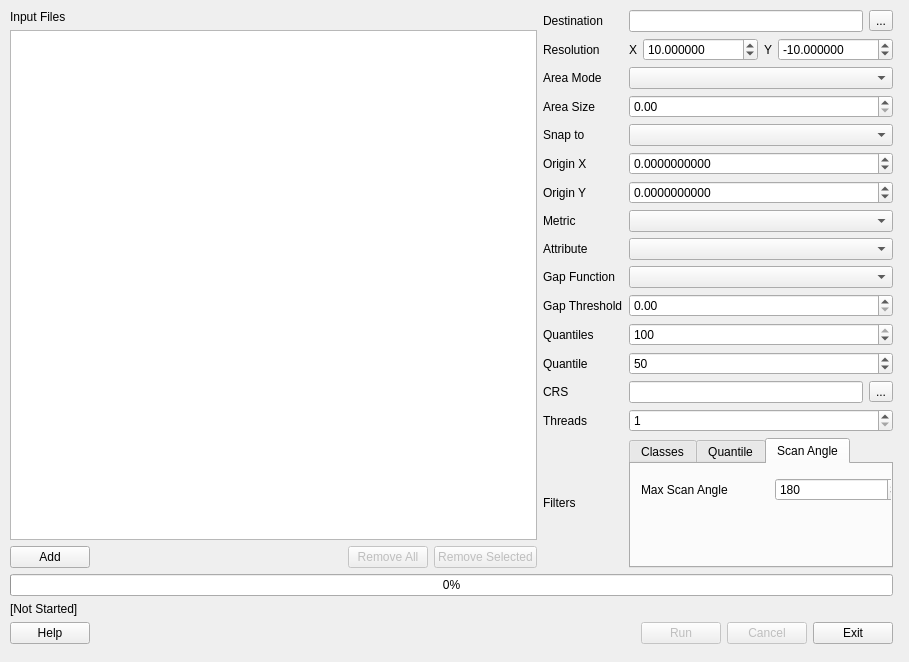
<?xml version="1.0" encoding="UTF-8"?>
<ui version="4.0">
 <class>PointStatsForm</class>
 <widget class="QWidget" name="PointStatsForm">
  <property name="geometry">
   <rect>
    <x>0</x>
    <y>0</y>
    <width>909</width>
    <height>662</height>
   </rect>
  </property>
  <property name="windowTitle">
   <string>Point Statistics</string>
  </property>
  <widget class="QWidget" name="gridLayoutWidget_3">
   <property name="geometry">
    <rect>
     <x>10</x>
     <y>10</y>
     <width>883</width>
     <height>634</height>
    </rect>
   </property>
   <layout class="QGridLayout" name="gridLayout_4">
    <item row="2" column="0" colspan="2">
     <widget class="QProgressBar" name="prgOverall">
      <property name="value">
       <number>0</number>
      </property>
     </widget>
    </item>
    <item row="4" column="0" colspan="2">
     <layout class="QHBoxLayout" name="horizontalLayout_4" stretch="0,0,0,0,0">
      <item>
       <widget class="QPushButton" name="btnHelp">
        <property name="text">
         <string>Help</string>
        </property>
       </widget>
      </item>
      <item>
       <spacer name="horizontalSpacer">
        <property name="orientation">
         <enum>Qt::Horizontal</enum>
        </property>
        <property name="sizeHint" stdset="0">
         <size>
          <width>40</width>
          <height>20</height>
         </size>
        </property>
       </spacer>
      </item>
      <item>
       <widget class="QPushButton" name="btnRun">
        <property name="enabled">
         <bool>false</bool>
        </property>
        <property name="text">
         <string>Run</string>
        </property>
       </widget>
      </item>
      <item>
       <widget class="QPushButton" name="btnCancel">
        <property name="enabled">
         <bool>false</bool>
        </property>
        <property name="text">
         <string>Cancel</string>
        </property>
       </widget>
      </item>
      <item>
       <widget class="QPushButton" name="btnExit">
        <property name="text">
         <string>Exit</string>
        </property>
       </widget>
      </item>
     </layout>
    </item>
    <item row="3" column="0" colspan="2">
     <widget class="QLabel" name="lblStatus">
      <property name="text">
       <string>[Not Started]</string>
      </property>
     </widget>
    </item>
    <item row="0" column="0">
     <layout class="QGridLayout" name="gridLayout_3">
      <item row="1" column="0">
       <widget class="QListWidget" name="lstFiles">
        <property name="selectionMode">
         <enum>QAbstractItemView::ContiguousSelection</enum>
        </property>
       </widget>
      </item>
      <item row="0" column="0">
       <widget class="QLabel" name="label_5">
        <property name="text">
         <string>Input Files</string>
        </property>
       </widget>
      </item>
      <item row="2" column="0">
       <layout class="QHBoxLayout" name="horizontalLayout_9">
        <item>
         <widget class="QPushButton" name="btnAddFiles">
          <property name="text">
           <string>Add</string>
          </property>
         </widget>
        </item>
        <item>
         <spacer name="horizontalSpacer_3">
          <property name="orientation">
           <enum>Qt::Horizontal</enum>
          </property>
          <property name="sizeHint" stdset="0">
           <size>
            <width>40</width>
            <height>20</height>
           </size>
          </property>
         </spacer>
        </item>
        <item>
         <widget class="QPushButton" name="btnRemoveAllFiles">
          <property name="enabled">
           <bool>false</bool>
          </property>
          <property name="text">
           <string>Remove All</string>
          </property>
         </widget>
        </item>
        <item>
         <widget class="QPushButton" name="btnRemoveSelectedFiles">
          <property name="enabled">
           <bool>false</bool>
          </property>
          <property name="text">
           <string>Remove Selected</string>
          </property>
         </widget>
        </item>
       </layout>
      </item>
     </layout>
    </item>
    <item row="0" column="1">
     <layout class="QGridLayout" name="gridLayout">
      <item row="0" column="0">
       <widget class="QLabel" name="lblDestFile">
        <property name="text">
         <string>Destination</string>
        </property>
       </widget>
      </item>
      <item row="0" column="1" colspan="2">
       <widget class="QLineEdit" name="txtDestFile"/>
      </item>
      <item row="0" column="3">
       <widget class="QToolButton" name="btnDestFile">
        <property name="text">
         <string>...</string>
        </property>
       </widget>
      </item>
      <item row="1" column="0">
       <widget class="QLabel" name="lblResolution">
        <property name="text">
         <string>Resolution</string>
        </property>
       </widget>
      </item>
      <item row="1" column="1" colspan="3">
       <layout class="QHBoxLayout" name="horizontalLayout_2">
        <item>
         <widget class="QLabel" name="label_3">
          <property name="sizePolicy">
           <sizepolicy hsizetype="Fixed" vsizetype="Preferred">
            <horstretch>0</horstretch>
            <verstretch>0</verstretch>
           </sizepolicy>
          </property>
          <property name="text">
           <string>X</string>
          </property>
         </widget>
        </item>
        <item>
         <widget class="QDoubleSpinBox" name="spnResolutionX">
          <property name="decimals">
           <number>6</number>
          </property>
          <property name="minimum">
           <double>-100000.000000000000000</double>
          </property>
          <property name="maximum">
           <double>100000.000000000000000</double>
          </property>
          <property name="singleStep">
           <double>1.000000000000000</double>
          </property>
          <property name="value">
           <double>10.000000000000000</double>
          </property>
         </widget>
        </item>
        <item>
         <widget class="QLabel" name="label_4">
          <property name="sizePolicy">
           <sizepolicy hsizetype="Fixed" vsizetype="Preferred">
            <horstretch>0</horstretch>
            <verstretch>0</verstretch>
           </sizepolicy>
          </property>
          <property name="text">
           <string>Y</string>
          </property>
         </widget>
        </item>
        <item>
         <widget class="QDoubleSpinBox" name="spnResolutionY">
          <property name="decimals">
           <number>6</number>
          </property>
          <property name="minimum">
           <double>-100000.000000000000000</double>
          </property>
          <property name="maximum">
           <double>100000.000000000000000</double>
          </property>
          <property name="singleStep">
           <double>1.000000000000000</double>
          </property>
          <property name="value">
           <double>-10.000000000000000</double>
          </property>
         </widget>
        </item>
       </layout>
      </item>
      <item row="2" column="0">
       <widget class="QLabel" name="label_2">
        <property name="text">
         <string>Area Mode</string>
        </property>
       </widget>
      </item>
      <item row="4" column="1" colspan="3">
       <widget class="QComboBox" name="cboSnapMode">
        <property name="currentText">
         <string/>
        </property>
       </widget>
      </item>
      <item row="5" column="0">
       <widget class="QLabel" name="lblOriginX">
        <property name="text">
         <string>Origin X</string>
        </property>
       </widget>
      </item>
      <item row="2" column="1" colspan="3">
       <widget class="QComboBox" name="cboAreaMode"/>
      </item>
      <item row="3" column="0">
       <widget class="QLabel" name="lblAreaSize">
        <property name="text">
         <string>Area Size</string>
        </property>
       </widget>
      </item>
      <item row="3" column="1" colspan="3">
       <widget class="QDoubleSpinBox" name="spnAreaSize"/>
      </item>
      <item row="4" column="0">
       <widget class="QLabel" name="label_6">
        <property name="text">
         <string>Snap to</string>
        </property>
       </widget>
      </item>
      <item row="8" column="1" colspan="3">
       <widget class="QComboBox" name="cboAttribute"/>
      </item>
      <item row="9" column="0">
       <widget class="QLabel" name="lblGapFunction">
        <property name="text">
         <string>Gap Function</string>
        </property>
       </widget>
      </item>
      <item row="5" column="1" colspan="3">
       <widget class="QDoubleSpinBox" name="spnOriginX">
        <property name="decimals">
         <number>10</number>
        </property>
        <property name="minimum">
         <double>-1000000000000000.000000000000000</double>
        </property>
        <property name="maximum">
         <double>1000000000000000.000000000000000</double>
        </property>
       </widget>
      </item>
      <item row="6" column="0">
       <widget class="QLabel" name="lblOriginY">
        <property name="text">
         <string>Origin Y</string>
        </property>
       </widget>
      </item>
      <item row="6" column="1" colspan="3">
       <widget class="QDoubleSpinBox" name="spnOriginY">
        <property name="decimals">
         <number>10</number>
        </property>
        <property name="minimum">
         <double>-10000000000000.000000000000000</double>
        </property>
        <property name="maximum">
         <double>10000000000000.000000000000000</double>
        </property>
       </widget>
      </item>
      <item row="14" column="1" colspan="3">
       <widget class="QSpinBox" name="spnThreads">
        <property name="minimum">
         <number>1</number>
        </property>
       </widget>
      </item>
      <item row="15" column="0">
       <widget class="QLabel" name="label_7">
        <property name="text">
         <string>Filters</string>
        </property>
       </widget>
      </item>
      <item row="7" column="0">
       <widget class="QLabel" name="lblType">
        <property name="text">
         <string>Metric</string>
        </property>
       </widget>
      </item>
      <item row="7" column="1" colspan="3">
       <widget class="QComboBox" name="cboType"/>
      </item>
      <item row="8" column="0">
       <widget class="QLabel" name="lblAttribute">
        <property name="text">
         <string>Attribute</string>
        </property>
       </widget>
      </item>
      <item row="9" column="1" colspan="3">
       <widget class="QComboBox" name="cboGapFunction"/>
      </item>
      <item row="10" column="0">
       <widget class="QLabel" name="lblGapThreshold">
        <property name="text">
         <string>Gap Threshold</string>
        </property>
       </widget>
      </item>
      <item row="10" column="1" colspan="3">
       <widget class="QDoubleSpinBox" name="spnGapThreshold">
        <property name="maximum">
         <double>999.990000000000009</double>
        </property>
       </widget>
      </item>
      <item row="11" column="0">
       <widget class="QLabel" name="lblQuantiles">
        <property name="text">
         <string>Quantiles</string>
        </property>
       </widget>
      </item>
      <item row="11" column="1" colspan="3">
       <widget class="QSpinBox" name="spnQuantiles">
        <property name="maximum">
         <number>100</number>
        </property>
        <property name="value">
         <number>100</number>
        </property>
       </widget>
      </item>
      <item row="12" column="0">
       <widget class="QLabel" name="lblQuantile">
        <property name="text">
         <string>Quantile</string>
        </property>
       </widget>
      </item>
      <item row="12" column="1" colspan="3">
       <widget class="QSpinBox" name="spnQuantile">
        <property name="value">
         <number>50</number>
        </property>
       </widget>
      </item>
      <item row="13" column="0">
       <widget class="QLabel" name="lblSRID">
        <property name="text">
         <string>CRS</string>
        </property>
       </widget>
      </item>
      <item row="13" column="1" colspan="2">
       <widget class="QLineEdit" name="txtCRSConfig">
        <property name="mouseTracking">
         <bool>false</bool>
        </property>
        <property name="focusPolicy">
         <enum>Qt::NoFocus</enum>
        </property>
        <property name="acceptDrops">
         <bool>false</bool>
        </property>
        <property name="toolTip">
         <string>Click Select to configure CRS.</string>
        </property>
       </widget>
      </item>
      <item row="13" column="3">
       <widget class="QToolButton" name="btnCRSConfig">
        <property name="text">
         <string>...</string>
        </property>
       </widget>
      </item>
      <item row="14" column="0">
       <widget class="QLabel" name="label">
        <property name="text">
         <string>Threads</string>
        </property>
       </widget>
      </item>
      <item row="15" column="1" colspan="3">
       <layout class="QVBoxLayout" name="verticalLayout">
        <item>
         <widget class="QTabWidget" name="tabFilters">
          <property name="currentIndex">
           <number>2</number>
          </property>
          <widget class="QWidget" name="tabClasses">
           <attribute name="title">
            <string>Classes</string>
           </attribute>
           <widget class="QWidget" name="gridLayoutWidget_6">
            <property name="geometry">
             <rect>
              <x>10</x>
              <y>10</y>
              <width>261</width>
              <height>111</height>
             </rect>
            </property>
            <layout class="QGridLayout" name="gridLayout_7">
             <item row="0" column="1">
              <widget class="QListWidget" name="lstClasses">
               <property name="sizePolicy">
                <sizepolicy hsizetype="Maximum" vsizetype="Maximum">
                 <horstretch>2</horstretch>
                 <verstretch>2</verstretch>
                </sizepolicy>
               </property>
              </widget>
             </item>
             <item row="0" column="0">
              <widget class="QLabel" name="lblClasses">
               <property name="text">
                <string>Classes</string>
               </property>
              </widget>
             </item>
            </layout>
           </widget>
          </widget>
          <widget class="QWidget" name="tabQuantile">
           <attribute name="title">
            <string>Quantile</string>
           </attribute>
           <widget class="QWidget" name="gridLayoutWidget_5">
            <property name="geometry">
             <rect>
              <x>10</x>
              <y>10</y>
              <width>261</width>
              <height>62</height>
             </rect>
            </property>
            <layout class="QGridLayout" name="gridLayout_6">
             <item row="0" column="1">
              <widget class="QSpinBox" name="spnQuantileFilterFrom">
               <property name="sizePolicy">
                <sizepolicy hsizetype="Expanding" vsizetype="Fixed">
                 <horstretch>1</horstretch>
                 <verstretch>0</verstretch>
                </sizepolicy>
               </property>
               <property name="maximum">
                <number>98</number>
               </property>
              </widget>
             </item>
             <item row="0" column="0">
              <widget class="QLabel" name="lblQuantileRange">
               <property name="text">
                <string>Quantile Range</string>
               </property>
              </widget>
             </item>
             <item row="0" column="3">
              <widget class="QSpinBox" name="spnQuantileFilterTo">
               <property name="sizePolicy">
                <sizepolicy hsizetype="Expanding" vsizetype="Fixed">
                 <horstretch>1</horstretch>
                 <verstretch>0</verstretch>
                </sizepolicy>
               </property>
               <property name="minimum">
                <number>1</number>
               </property>
               <property name="value">
                <number>99</number>
               </property>
              </widget>
             </item>
             <item row="0" column="2">
              <widget class="QLabel" name="lblQuantileFilterTo">
               <property name="sizePolicy">
                <sizepolicy hsizetype="Fixed" vsizetype="Fixed">
                 <horstretch>1</horstretch>
                 <verstretch>0</verstretch>
                </sizepolicy>
               </property>
               <property name="text">
                <string>to</string>
               </property>
              </widget>
             </item>
             <item row="1" column="1" colspan="3">
              <widget class="QSpinBox" name="spnQuantileFilter">
               <property name="enabled">
                <bool>true</bool>
               </property>
               <property name="minimum">
                <number>2</number>
               </property>
               <property name="maximum">
                <number>100</number>
               </property>
               <property name="value">
                <number>100</number>
               </property>
              </widget>
             </item>
             <item row="1" column="0">
              <widget class="QLabel" name="lblQuantileFilterFrom">
               <property name="text">
                <string>Quantiles</string>
               </property>
              </widget>
             </item>
            </layout>
           </widget>
          </widget>
          <widget class="QWidget" name="tabScanAngle">
           <attribute name="title">
            <string>Scan Angle</string>
           </attribute>
           <widget class="QWidget" name="gridLayoutWidget_4">
            <property name="geometry">
             <rect>
              <x>10</x>
              <y>10</y>
              <width>261</width>
              <height>31</height>
             </rect>
            </property>
            <layout class="QGridLayout" name="gridLayout_5" rowstretch="0" columnstretch="0,0">
             <property name="sizeConstraint">
              <enum>QLayout::SetDefaultConstraint</enum>
             </property>
             <item row="0" column="1">
              <widget class="QSpinBox" name="spnMaxAngle">
               <property name="maximum">
                <number>180</number>
               </property>
               <property name="value">
                <number>180</number>
               </property>
              </widget>
             </item>
             <item row="0" column="0">
              <widget class="QLabel" name="lblMaxAngle">
               <property name="text">
                <string>Max Scan Angle</string>
               </property>
              </widget>
             </item>
            </layout>
           </widget>
          </widget>
         </widget>
        </item>
       </layout>
      </item>
     </layout>
    </item>
   </layout>
  </widget>
 </widget>
 <tabstops>
  <tabstop>btnExit</tabstop>
 </tabstops>
 <resources/>
 <connections/>
</ui>
